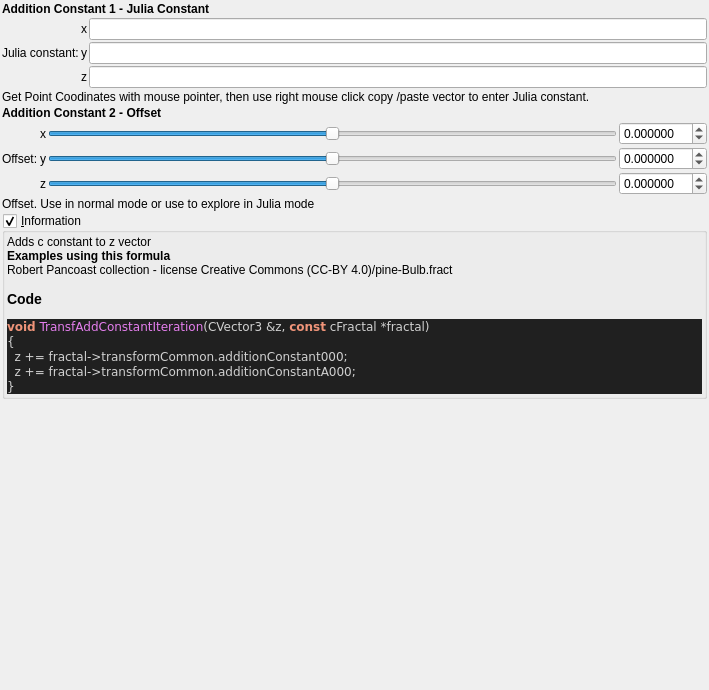
<?xml version="1.0" encoding="UTF-8"?>
<ui version="4.0">
 <class>transf_add_constant</class>
 <widget class="QWidget" name="Form">
  <property name="geometry">
   <rect>
    <x>0</x>
    <y>0</y>
    <width>709</width>
    <height>690</height>
   </rect>
  </property>
  <property name="windowTitle">
   <string notr="true">transf_add_constant</string>
  </property>
  <layout class="QVBoxLayout" name="verticalLayout">
   <property name="spacing">
    <number>2</number>
   </property>
   <property name="leftMargin">
    <number>2</number>
   </property>
   <property name="topMargin">
    <number>2</number>
   </property>
   <property name="rightMargin">
    <number>2</number>
   </property>
   <property name="bottomMargin">
    <number>2</number>
   </property>
   <item>
    <widget class="QLabel" name="label_258">
     <property name="font">
      <font>
       <weight>75</weight>
       <bold>true</bold>
      </font>
     </property>
     <property name="text">
      <string>Addition Constant 1 - Julia Constant</string>
     </property>
    </widget>
   </item>
   <item>
    <layout class="QGridLayout" name="gridLayout_64">
     <property name="spacing">
      <number>2</number>
     </property>
     <item row="4" column="3">
      <widget class="MyLineEdit" name="vect3_transf_addition_constant_z">
       <property name="sizePolicy">
        <sizepolicy hsizetype="Expanding" vsizetype="Maximum">
         <horstretch>0</horstretch>
         <verstretch>0</verstretch>
        </sizepolicy>
       </property>
      </widget>
     </item>
     <item row="2" column="2">
      <widget class="QLabel" name="label_117">
       <property name="text">
        <string notr="true">x</string>
       </property>
      </widget>
     </item>
     <item row="3" column="2">
      <widget class="QLabel" name="label_116">
       <property name="text">
        <string notr="true">y</string>
       </property>
      </widget>
     </item>
     <item row="3" column="3">
      <widget class="MyLineEdit" name="vect3_transf_addition_constant_y">
       <property name="sizePolicy">
        <sizepolicy hsizetype="Expanding" vsizetype="Maximum">
         <horstretch>0</horstretch>
         <verstretch>0</verstretch>
        </sizepolicy>
       </property>
      </widget>
     </item>
     <item row="2" column="3">
      <widget class="MyLineEdit" name="vect3_transf_addition_constant_x">
       <property name="sizePolicy">
        <sizepolicy hsizetype="Expanding" vsizetype="Maximum">
         <horstretch>0</horstretch>
         <verstretch>0</verstretch>
        </sizepolicy>
       </property>
      </widget>
     </item>
     <item row="3" column="1">
      <widget class="QLabel" name="label_256">
       <property name="text">
        <string>Julia constant:</string>
       </property>
      </widget>
     </item>
     <item row="4" column="2">
      <widget class="QLabel" name="label_118">
       <property name="text">
        <string notr="true">z</string>
       </property>
      </widget>
     </item>
    </layout>
   </item>
   <item>
    <widget class="QLabel" name="label">
     <property name="text">
      <string>Get Point Coodinates with mouse pointer, then use right mouse click copy /paste vector to enter Julia constant.</string>
     </property>
     <property name="wordWrap">
      <bool>true</bool>
     </property>
    </widget>
   </item>
   <item>
    <widget class="QLabel" name="label_257">
     <property name="font">
      <font>
       <weight>75</weight>
       <bold>true</bold>
      </font>
     </property>
     <property name="text">
      <string>Addition Constant 2 - Offset</string>
     </property>
    </widget>
   </item>
   <item>
    <layout class="QGridLayout" name="gridLayout_63">
     <property name="spacing">
      <number>2</number>
     </property>
     <item row="4" column="3">
      <widget class="QSlider" name="slider3_transf_addition_constantA_000_z">
       <property name="sizePolicy">
        <sizepolicy hsizetype="Expanding" vsizetype="Maximum">
         <horstretch>0</horstretch>
         <verstretch>0</verstretch>
        </sizepolicy>
       </property>
       <property name="minimum">
        <number>-5000000</number>
       </property>
       <property name="maximum">
        <number>5000000</number>
       </property>
       <property name="singleStep">
        <number>1</number>
       </property>
       <property name="orientation">
        <enum>Qt::Horizontal</enum>
       </property>
      </widget>
     </item>
     <item row="4" column="4">
      <widget class="MyDoubleSpinBox" name="spinbox3_transf_addition_constantA_000_z">
       <property name="sizePolicy">
        <sizepolicy hsizetype="Minimum" vsizetype="Maximum">
         <horstretch>0</horstretch>
         <verstretch>0</verstretch>
        </sizepolicy>
       </property>
       <property name="prefix">
        <string/>
       </property>
       <property name="suffix">
        <string/>
       </property>
       <property name="decimals">
        <number>6</number>
       </property>
       <property name="minimum">
        <double>-99.989999999999995</double>
       </property>
       <property name="maximum">
        <double>99.989999999999995</double>
       </property>
       <property name="singleStep">
        <double>0.100000000000000</double>
       </property>
      </widget>
     </item>
     <item row="3" column="1">
      <widget class="QLabel" name="label_255">
       <property name="text">
        <string>Offset:</string>
       </property>
      </widget>
     </item>
     <item row="3" column="3">
      <widget class="QSlider" name="slider3_transf_addition_constantA_000_y">
       <property name="sizePolicy">
        <sizepolicy hsizetype="Expanding" vsizetype="Maximum">
         <horstretch>0</horstretch>
         <verstretch>0</verstretch>
        </sizepolicy>
       </property>
       <property name="minimum">
        <number>-5000000</number>
       </property>
       <property name="maximum">
        <number>5000000</number>
       </property>
       <property name="singleStep">
        <number>1</number>
       </property>
       <property name="orientation">
        <enum>Qt::Horizontal</enum>
       </property>
      </widget>
     </item>
     <item row="3" column="2">
      <widget class="QLabel" name="label_113">
       <property name="text">
        <string notr="true">y</string>
       </property>
      </widget>
     </item>
     <item row="2" column="3">
      <widget class="QSlider" name="slider3_transf_addition_constantA_000_x">
       <property name="sizePolicy">
        <sizepolicy hsizetype="Preferred" vsizetype="Preferred">
         <horstretch>0</horstretch>
         <verstretch>0</verstretch>
        </sizepolicy>
       </property>
       <property name="minimum">
        <number>-5000000</number>
       </property>
       <property name="maximum">
        <number>5000000</number>
       </property>
       <property name="singleStep">
        <number>1</number>
       </property>
       <property name="orientation">
        <enum>Qt::Horizontal</enum>
       </property>
      </widget>
     </item>
     <item row="2" column="2">
      <widget class="QLabel" name="label_114">
       <property name="text">
        <string notr="true">x</string>
       </property>
      </widget>
     </item>
     <item row="4" column="2">
      <widget class="QLabel" name="label_115">
       <property name="text">
        <string notr="true">z</string>
       </property>
      </widget>
     </item>
     <item row="2" column="4">
      <widget class="MyDoubleSpinBox" name="spinbox3_transf_addition_constantA_000_x">
       <property name="sizePolicy">
        <sizepolicy hsizetype="Minimum" vsizetype="Maximum">
         <horstretch>0</horstretch>
         <verstretch>0</verstretch>
        </sizepolicy>
       </property>
       <property name="prefix">
        <string/>
       </property>
       <property name="suffix">
        <string/>
       </property>
       <property name="decimals">
        <number>6</number>
       </property>
       <property name="minimum">
        <double>-99.989999999999995</double>
       </property>
       <property name="maximum">
        <double>99.989999999999995</double>
       </property>
       <property name="singleStep">
        <double>0.100000000000000</double>
       </property>
      </widget>
     </item>
     <item row="3" column="4">
      <widget class="MyDoubleSpinBox" name="spinbox3_transf_addition_constantA_000_y">
       <property name="sizePolicy">
        <sizepolicy hsizetype="Minimum" vsizetype="Maximum">
         <horstretch>0</horstretch>
         <verstretch>0</verstretch>
        </sizepolicy>
       </property>
       <property name="prefix">
        <string/>
       </property>
       <property name="suffix">
        <string/>
       </property>
       <property name="decimals">
        <number>6</number>
       </property>
       <property name="minimum">
        <double>-99.989999999999995</double>
       </property>
       <property name="maximum">
        <double>99.989999999999995</double>
       </property>
       <property name="singleStep">
        <double>0.100000000000000</double>
       </property>
      </widget>
     </item>
    </layout>
   </item>
   <item>
    <widget class="QLabel" name="label_2">
     <property name="text">
      <string>Offset. Use in normal mode or use to explore in Julia mode</string>
     </property>
    </widget>
   </item>
   <item>
    <widget class="MyGroupBox" name="groupCheck_info">
     <property name="title">
      <string>&amp;Information</string>
     </property>
     <property name="flat">
      <bool>false</bool>
     </property>
     <property name="checkable">
      <bool>true</bool>
     </property>
     <layout class="QVBoxLayout" name="verticalLayout_2">
      <property name="spacing">
       <number>2</number>
      </property>
      <property name="leftMargin">
       <number>2</number>
      </property>
      <property name="topMargin">
       <number>2</number>
      </property>
      <property name="rightMargin">
       <number>2</number>
      </property>
      <property name="bottomMargin">
       <number>2</number>
      </property>
      <item>
       <widget class="QLabel" name="label_code_content">
        <property name="text">
         <string notr="true">&lt;p&gt;Adds c constant to z vector&lt;/p&gt;&lt;table&gt;
&lt;/table&gt;
&lt;br&gt;&lt;b&gt;Examples using this formula&lt;/b&gt;&lt;br&gt;Robert Pancoast collection - license Creative Commons (CC-BY 4.0)/pine-Bulb.fract&lt;h3&gt;Code&lt;/h3&gt;
&lt;body style=&quot;background-color:#202020&quot;&gt;
&lt;pre style=&quot;color:#d0d0d0; background-color:#202020;  font-family:'Courier New',monospace;&quot;&gt;&lt;span style=&quot;color:#f09479; font-weight:bold&quot;&gt;void&lt;/span&gt; &lt;span style=&quot;color:#e47eed&quot;&gt;TransfAddConstantIteration&lt;/span&gt;&lt;span style=&quot;color:#d0d0d0&quot;&gt;(&lt;/span&gt;CVector3 &lt;span style=&quot;color:#d0d0d0&quot;&gt;&amp;amp;&lt;/span&gt;z&lt;span style=&quot;color:#d0d0d0&quot;&gt;,&lt;/span&gt; &lt;span style=&quot;color:#f09479; font-weight:bold&quot;&gt;const&lt;/span&gt; cFractal &lt;span style=&quot;color:#d0d0d0&quot;&gt;*&lt;/span&gt;fractal&lt;span style=&quot;color:#d0d0d0&quot;&gt;)&lt;/span&gt;
&lt;span style=&quot;color:#d0d0d0&quot;&gt;{&lt;/span&gt;
  z &lt;span style=&quot;color:#d0d0d0&quot;&gt;+=&lt;/span&gt; fractal&lt;span style=&quot;color:#d0d0d0&quot;&gt;-&amp;gt;&lt;/span&gt;transformCommon&lt;span style=&quot;color:#d0d0d0&quot;&gt;.&lt;/span&gt;additionConstant000&lt;span style=&quot;color:#d0d0d0&quot;&gt;;&lt;/span&gt;
  z &lt;span style=&quot;color:#d0d0d0&quot;&gt;+=&lt;/span&gt; fractal&lt;span style=&quot;color:#d0d0d0&quot;&gt;-&amp;gt;&lt;/span&gt;transformCommon&lt;span style=&quot;color:#d0d0d0&quot;&gt;.&lt;/span&gt;additionConstantA000&lt;span style=&quot;color:#d0d0d0&quot;&gt;;&lt;/span&gt;
&lt;span style=&quot;color:#d0d0d0&quot;&gt;}&lt;/span&gt;
&lt;/pre&gt;
&lt;/body&gt;</string>
        </property>
        <property name="wordWrap">
         <bool>true</bool>
        </property>
        <property name="openExternalLinks">
         <bool>true</bool>
        </property>
        <property name="textInteractionFlags">
         <set>Qt::LinksAccessibleByMouse|Qt::TextSelectableByMouse</set>
        </property>
       </widget>
      </item>
     </layout>
    </widget>
   </item>
   <item>
    <spacer name="verticalSpacer">
     <property name="orientation">
      <enum>Qt::Vertical</enum>
     </property>
     <property name="sizeHint" stdset="0">
      <size>
       <width>20</width>
       <height>40</height>
      </size>
     </property>
    </spacer>
   </item>
  </layout>
 </widget>
 <customwidgets>
  <customwidget>
   <class>MyDoubleSpinBox</class>
   <extends>QDoubleSpinBox</extends>
   <header>my_double_spin_box.h</header>
  </customwidget>
  <customwidget>
   <class>MyGroupBox</class>
   <extends>QGroupBox</extends>
   <header>my_group_box.h</header>
   <container>1</container>
  </customwidget>
  <customwidget>
   <class>MyLineEdit</class>
   <extends>QLineEdit</extends>
   <header>my_line_edit.h</header>
  </customwidget>
 </customwidgets>
 <tabstops>
  <tabstop>vect3_transf_addition_constant_x</tabstop>
  <tabstop>vect3_transf_addition_constant_y</tabstop>
  <tabstop>vect3_transf_addition_constant_z</tabstop>
  <tabstop>slider3_transf_addition_constantA_000_x</tabstop>
  <tabstop>spinbox3_transf_addition_constantA_000_x</tabstop>
  <tabstop>slider3_transf_addition_constantA_000_y</tabstop>
  <tabstop>spinbox3_transf_addition_constantA_000_y</tabstop>
  <tabstop>slider3_transf_addition_constantA_000_z</tabstop>
  <tabstop>spinbox3_transf_addition_constantA_000_z</tabstop>
  <tabstop>groupCheck_info</tabstop>
 </tabstops>
 <resources/>
 <connections/>
</ui>
